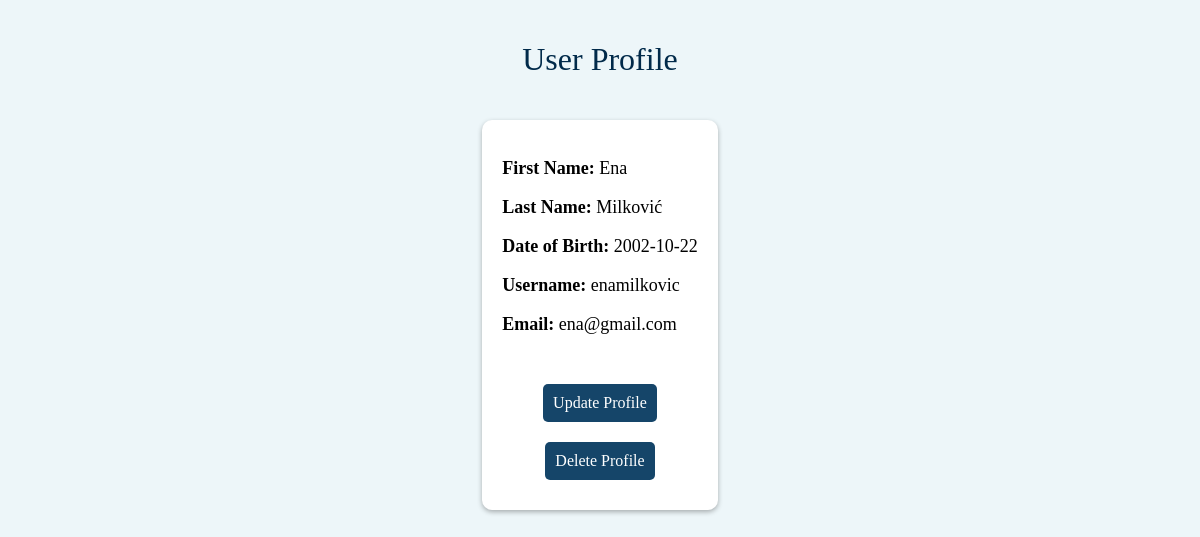
The app's page /Profile/viewProfile.php?userID=1 (signed in) with its own data.
### tables this page shows
CREATE TABLE `users` (
  `UID` int(11) NOT NULL,
  `firstName` varchar(25) NOT NULL,
  `lastName` varchar(50) NOT NULL,
  `dateOfBirth` date NOT NULL,
  `username` varchar(50) NOT NULL,
  `password` varchar(999) NOT NULL,
  `email` varchar(75) NOT NULL,
  `isAdmin` int(2) NOT NULL DEFAULT 0,
  `firstEntryPerson` int(11) DEFAULT NULL,
  `lastEntryPerson` int(11) DEFAULT NULL,
  `firstEntryDate` date NOT NULL DEFAULT (CURDATE()),
  `lastEntryDate` date DEFAULT NULL
);

### Profile/viewProfile.php (the view, shortened to what this page needs)
<!doctype html>
<html lang="en">
<head>
    <link rel="stylesheet" href="profile.css">
    <link rel="stylesheet" href="viewProfile.css">
</head>
<body>
<h1>User Profile</h1>
<article class="grid">
<div class="left-container">
    <?php
    $userID = $_SESSION['userID'];
    $conn = OpenCon();
    if (isset($_GET['userID']) && isset($_SESSION['logged_in'])) {
        $userID = $_GET['userID'];
    } else {
        echo "<p class='warning'>You do not have the access to this resource!</p>";
        ?>
        <p>Try <a href="../Login/login.php">logging into</a> your account</p>
        <?php
        exit();
    }
    $sql = "SELECT * FROM users WHERE UID = ?";
    $stmt = $conn->prepare($sql);
    $stmt->bind_param("i", $userID);
    $stmt->execute();
    $result = $stmt->get_result();
    if ($result->num_rows > 0) {
        $row = $result->fetch_assoc();
        ?>
        <section class="background">
        <div class="data">
            <p><strong>First Name: </strong> <?php echo $row['firstName']; ?></p>
            <p> <strong>Last Name: </strong> <?php echo $row['lastName']; ?></p>
            <p> <strong>Date of Birth: </strong><?php echo $row['dateOfBirth']; ?></p>
            <p> <strong>Username: </strong><?php echo $row['username']; ?></p>
            <p><strong>Email:</strong> <?php echo $row['email']; ?></p>
            <br>
        </div>
        <a href="updateProfile.php?param=<?php echo $userID; ?>" class="updateProfile">Update Profile</a>
        <a href="deleteProfile.php?param=<?php echo $userID; ?>" class="updateProfile">Delete Profile</a>
        </section>
<?php
    } else {
        echo '<p class="warning">No user found.</p>';
    }
    if (isset($_SESSION['userAdmin']) && $_SESSION['userAdmin'] == 1) {
        exit();
    }
    ?>

### Profile/profile.css (style rules this page uses)
body { font-family: "PT Sans"; display: flex; align-items: center; flex-direction: column; background-color: #EDF6F9; font-weight: lighter; }
h1 { color: #012A4A; padding: 0px; font-weight: lighter; display: flex; flex-direction: row; text-align: center; justify-items: center; }
.updateProfile { background-color: #012A4A; color: #ffffff; padding: 10px; margin-top: 14px; border: none; border-radius: 8px; cursor: pointer; width: 100%; font-size: 16px; text-decoration: none; }
.background { background-color: white; padding: 50px; border-radius: 10px; box-shadow: 0 2px 5px rgba(0, 0, 0, 0.3); font-size: 18px; }

### Profile/viewProfile.css (style rules this page uses)
body { max-width: 900px; margin: 0 auto; padding: 20px; }
.grid { display: flex; flex-direction: row; gap: 20px; align-items: flex-start; }
.left-container { flex: 1; }
h1 { text-align: center; }
h1 + article { margin-top: 20px; }
.background { background-color: white; padding: 20px; border-radius: 10px; box-shadow: 0 2px 5px rgba(0, 0, 0, 0.3); font-size: 18px; display: flex; flex-direction: column; align-items: center; justify-content: center; min-height: 200px; }
.updateProfile { display: block; width: auto; padding: 10px; margin: 10px auto; background-color: #154569; color: #fff; text-decoration: none; border-radius: 5px; text-align: center; transition: background-color 0.3s; white-space: nowrap; overflow: hidden; text-overflow: ellipsis; }

### records on screen
users: firstName "Ena", lastName "Milković", dateOfBirth "2002-10-22", username "enamilkovic", email "ena@gmail.com"
